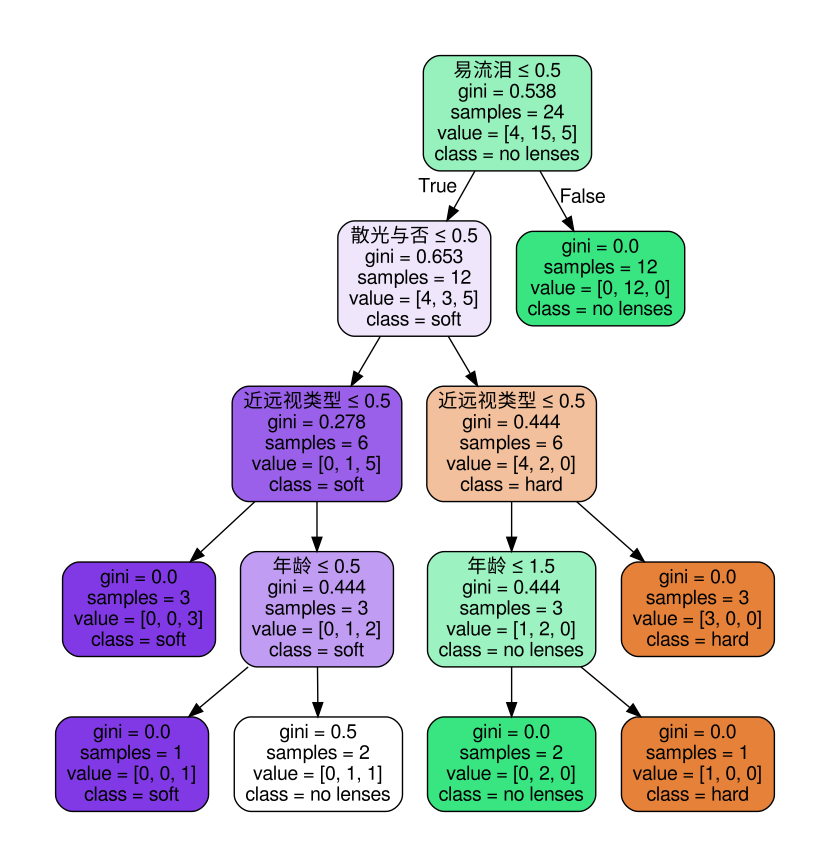

Source code (Python):
# using sklearn

from sklearn.preprocessing import LabelEncoder, OneHotEncoder
from sklearn.externals.six import StringIO
from sklearn import tree
import pandas as pd
import numpy as np
import pydotplus
if __name__ == '__main__':
    with open('lenses.txt', 'r') as fr:                                 #加载文件
        lenses = [inst.strip().split('\t') for inst in fr.readlines()]  #处理文件
    lenses_target = []                                                  #提取每组数据的类别，保存在列表里
    for each in lenses:
        lenses_target.append(each[-1])
    #print(lenses_target)

    lensesLabels = ['年龄', '近远视类型', '散光与否', '易流泪']            #特征标签       
    lenses_list = []                                                  #保存lenses数据的临时列表
    lenses_dict = {}                                                  #保存lenses数据的字典，用于生成pandas
    for each_label in lensesLabels:                                   #提取信息，生成字典
        for each in lenses:
            lenses_list.append(each[lensesLabels.index(each_label)])
        lenses_dict[each_label] = lenses_list
        lenses_list = []
    #print(lenses_dict)                                                #打印字典信息
    lenses_pd = pd.DataFrame(lenses_dict)                             #生成pandas.DataFrame
    # print(lenses_pd)                                                #打印pandas.DataFrame
    le = LabelEncoder()                                               #创建LabelEncoder()对象，用于序列化           
    for col in lenses_pd.columns:                                     #序列化
        lenses_pd[col] = le.fit_transform(lenses_pd[col])
    #print(lenses_pd)                                                  #打印编码信息

    clf = tree.DecisionTreeClassifier(max_depth = 4)                  #创建DecisionTreeClassifier()类
    clf = clf.fit(lenses_pd.values.tolist(), lenses_target)           #使用数据，构建决策树
    dot_data = StringIO()
    tree.export_graphviz(clf, out_file = dot_data,                    #绘制决策树
                        feature_names = lenses_pd.keys(),
                        class_names = clf.classes_,
                        filled=True, rounded=True,
                        special_characters=True)
    graph = pydotplus.graph_from_dot_data(dot_data.getvalue())
    graph.write_pdf("tree.pdf") 
